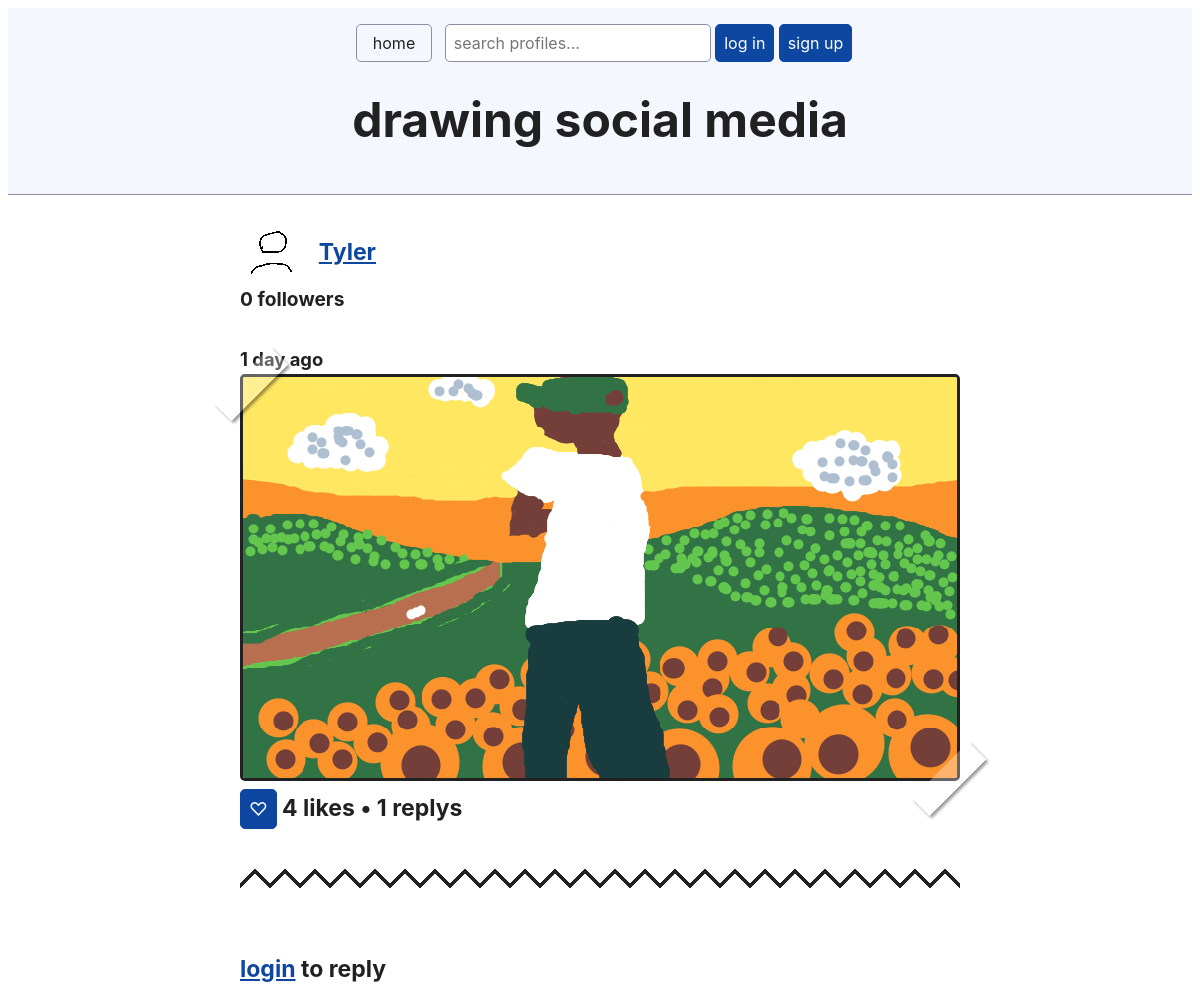
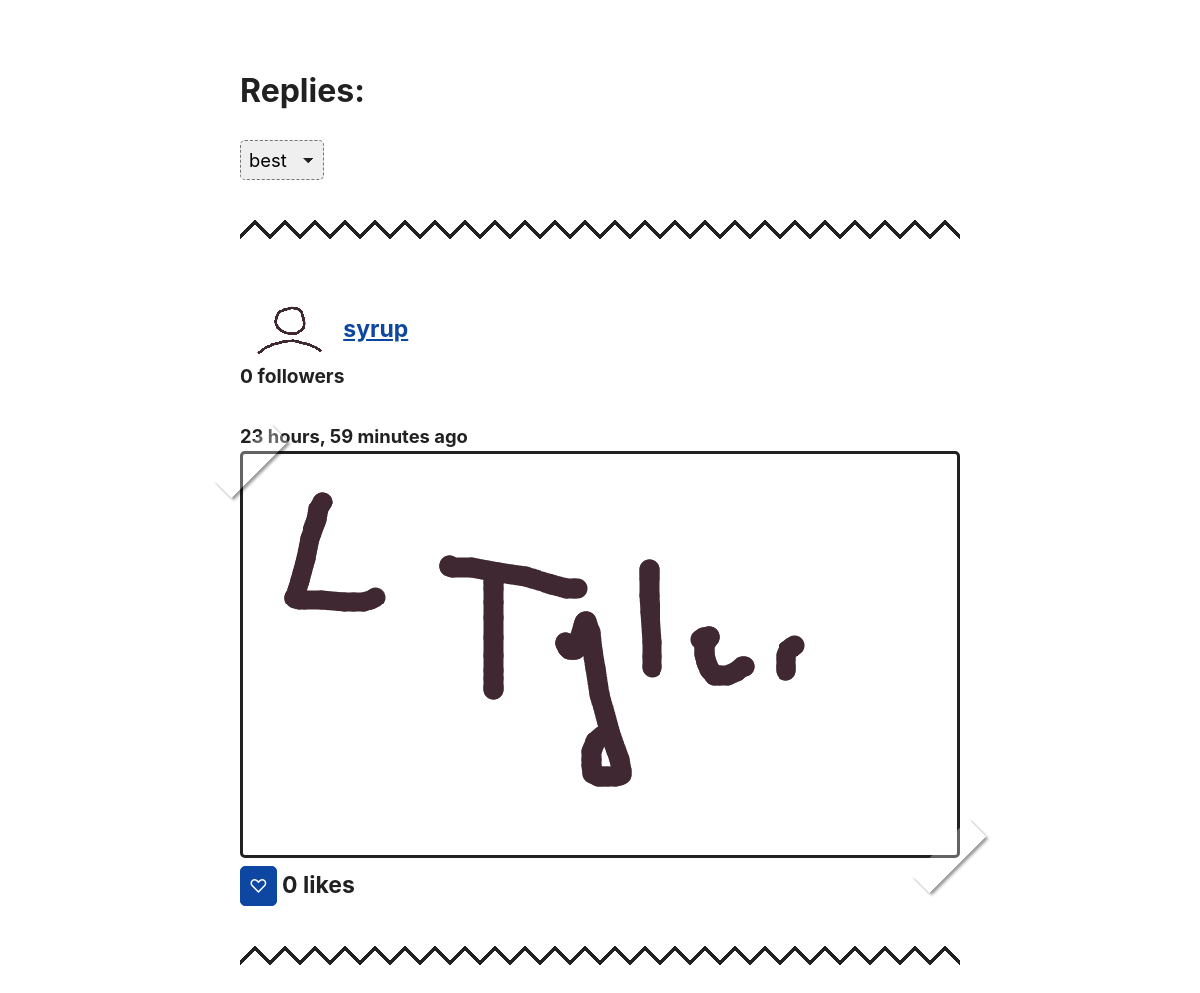
The app's page /post/31/, older data (2 pictures, top to bottom).
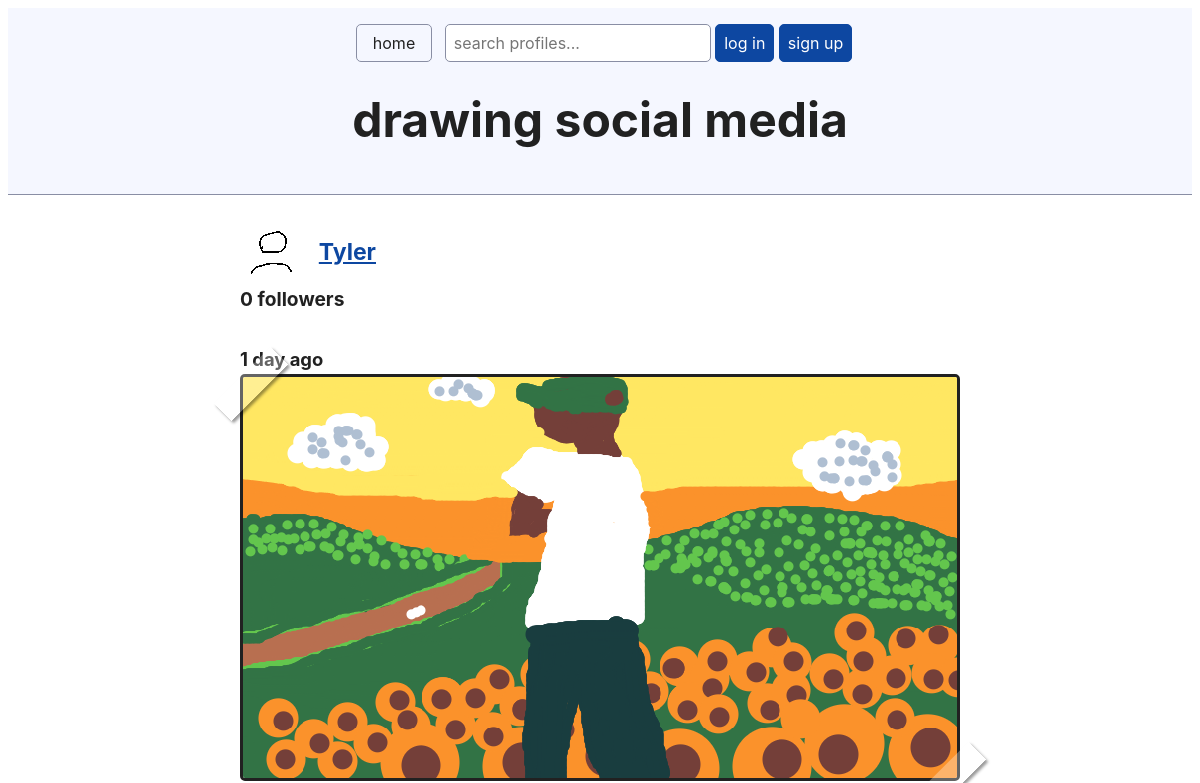
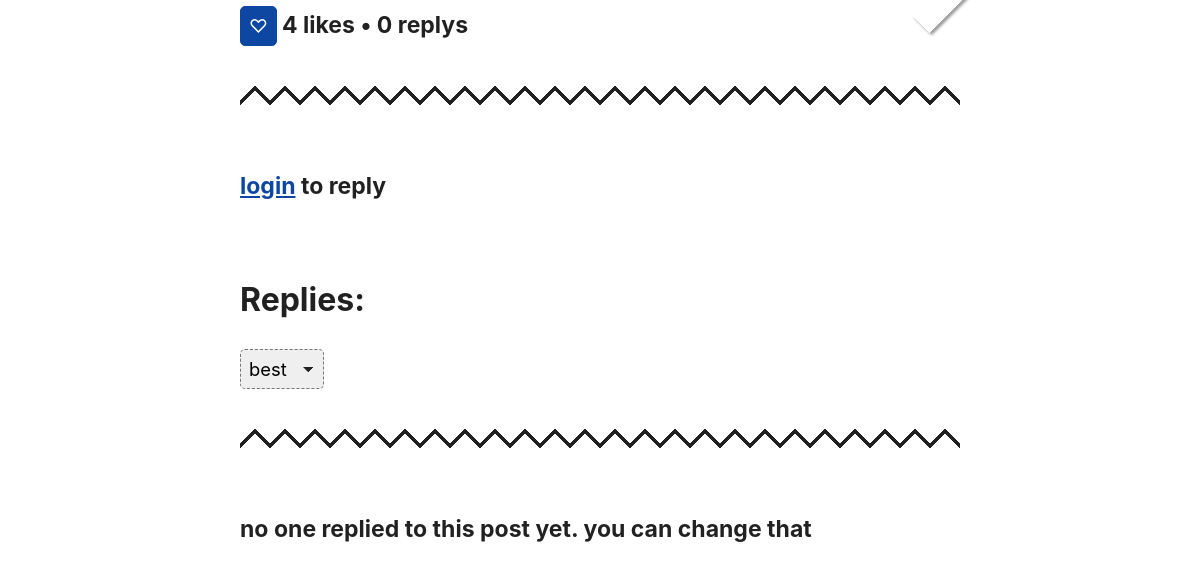
The same page, newer data (2 pictures, top to bottom).
### socialMedia/models.py (models this page shows, shortened)
class Post(models.Model):
    body = models.ImageField()
    created_by = models.ForeignKey("UserProfile", on_delete=models.CASCADE)
    created_on = models.DateTimeField(auto_now_add=True)

class Reply(models.Model):
    body = models.ImageField()
    created_by = models.ForeignKey("UserProfile", on_delete=models.CASCADE)
    created_on = models.DateTimeField(auto_now_add=True)
    post = models.ForeignKey("Post", on_delete=models.CASCADE,related_name='replys')

class UserProfile(models.Model):
    user = models.OneToOneField(User, on_delete=models.CASCADE)
    profile_picture = models.ImageField(default="placeholders/fpfPlaceholder.png")
    bio_picture = models.ImageField(default="placeholders/bioPlaceholder.png")
    def __str__(self):
        return self.user.username

### socialMedia/views.py (the view, shortened to what this page needs)
# urls.py: path('post/<int:pk>/',views.post_detail,name="post_detail"),
def post_detail(request, pk):
    order_by="-like_count"
    url_sort_by="best"
    parsed_url = parse_qs(urlparse(request.build_absolute_uri()).query)
    post = Post.objects.get(pk=pk)
    replys = Reply.objects.filter(post=post).annotate(like_count=Count('reply_likes')+1).order_by(order_by)
    form = CanvasForm()
    context = {
        "post": post,
        "replys":replys,
        "url_sort_by" :url_sort_by,
        "canvasForm": CanvasForm()
    }
    return render(request, "post_detail.html", context)

### socialMedia/forms.py
class CanvasForm(forms.Form):
    body = forms.CharField()

### socialMedia/templates/post_detail.html
{% extends "base.html" %}
{% block page_content %}
    {% include 'components/post.html' %}
    {% if user.is_authenticated %}
        <details style="border:none;background:none;padding:0">
        <summary>draw your own reply</summary>
            {% include 'components/paint.html' %}
        </details>
    {% else %}
        <h4><a href="{% url 'login'%}">login</a> to reply</h4>
    {% endif %}
    <h3>Replies:</h3>
    {% include "components/sort.html" %}
    {% if replys %}
        {% for reply in replys %}
            {% include 'components/reply.html' %}
        {% endfor %}
    {% else %}
        {% if user == post.created_by.user %}
            <h4> no one replied to your post yet. sad</h4>
        {% else %}
            <h4> no one replied to this post yet. you can change that</h4>
        {% endif %}
    {% endif %}
{% endblock page_content %}

### socialMedia/templates/components/post.html (shortened to what this page needs)
{% load static %}
{% load filters %}
<div class="post">
    <div>
        <h4>
            <a href="{% url 'profile_detail' post.created_by.pk%}"><img style="height: 55px; border-style: none;vertical-align: middle;" src="/media/{{post.created_by.profile_picture}}" alt="body image"></a>
            <a href="{% url 'profile_detail' post.created_by.pk%}">{{ post.created_by }}</a>
            <br>
            <small id="fc{{profile.pk}}" >{{post.created_by.followers.all.count}} followers </small>
        </h4>
        <b>{{ post.created_on|timesince}} ago</b>
        <div class="photo"><a href="{% url 'post_detail' post.pk%}"> <img class="art" src="/media/{{post.body.name }}" alt="body image"></a></div>
    </div>
    {% if user.is_authenticated %}
        <button onclick="like('{% url 'post_like' post.pk %}','{% url 'post_get_likes' post.pk %}',{{post.pk}},'{{ csrf_token }}')" id="p{{post.pk}}">
            {% if post.likes.all|dasame:user.pk %}
                ♥
            {% else %}
                ♡
            {% endif %}
        </button>
    {% else %}
        <form style="display: inline;" method="post" action="{% url 'login' %}">
            <button type="submit">♡</button>
        </form>
    {% endif %}
    <h4 id="pl{{post.pk}}" style="display: inline">{{post.likes.all.count}} likes • {{post.replys.all.count}} replys</h4>
    <div class="zig-zag-line"></div>
</div>

### socialMedia/templates/components/reply.html (shortened to what this page needs)
{% load static %}
{% load filters %}
<div class="reply">
    <div>
        <h4>
            <a href="{% url 'profile_detail' reply.created_by.pk%}"><img style="height: 55px; border-style: none;vertical-align: middle;" src="/media/{{reply.created_by.profile_picture}}" alt="body image"></a>
            <a href="{% url 'profile_detail' reply.created_by.pk%}">{{ reply.created_by }}</a>
            <br>
            <small id="fc{{profile.pk}}" >{{post.created_by.followers.all.count}} followers </small>
        </h4>
        <b>{{ reply.created_on|timesince}} ago</b>
        <div class="photo"><img class="art" src="/media/{{reply.body.name }}" alt="body image"></div>
    </div>
    {% if user.is_authenticated %}
        <button onclick="reply_like('{% url 'reply_like' reply.pk %}','{% url 'reply_get_likes' reply.pk %}',{{reply.pk}},'{{ csrf_token }}')" id="r{{reply.pk}}">
            {% if reply.reply_likes.all|dasame:user.pk %}
                ♥
            {% else %}
                ♡
            {% endif %}
        </button>
    {% else %}
        <form style="display: inline;" method="reply" action="{% url 'login' %}">
            <button type="submit">♡</button>
        </form>
    {% endif %}
    <h4 id="rl{{reply.pk}}" style="display: inline">{{reply.reply_likes.all.count}} likes</h4>
    <div class="zig-zag-line"></div>

Row changes from the older to the newer data that the page shows:
removed Reply: created_by.profile_picture (picture), created_by "syrup", {{ post.created_by.followers.all.count }} "0", created_on "23 hours, 59 minutes", body.name (picture), reply_likes.all.count "0"
computed for Post "Tyler": replys.all.count "1" → "0"
Text that changed along with them:
text now shown: "no one replied to this post yet. you can change that"
